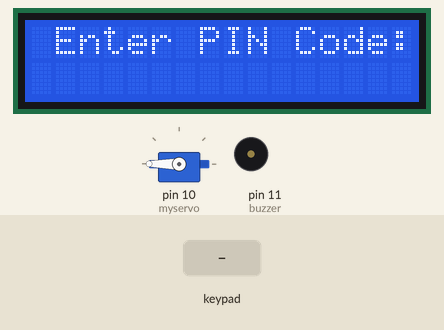
Bench run of a sketch on a simulated Arduino Uno, built with avr-gcc and run on an emulated ATmega328P. On the bench: servo, 16×2 character LCD, buzzer (waves = sounding). The inputs (shaded band) are chosen by the test bench.

Above: at 4.8 s.
4.9 s: keypad keys 1 2 3 4 5 6 A pressed 0.4 s apart
At 8.2 s:
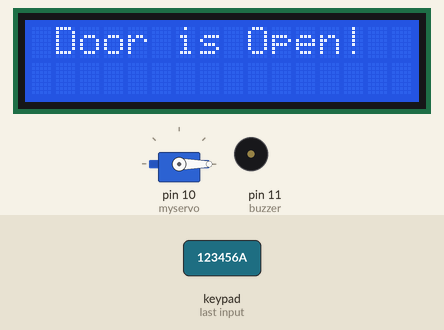
9.2 s: key '*' pressed
At 11.7 s:
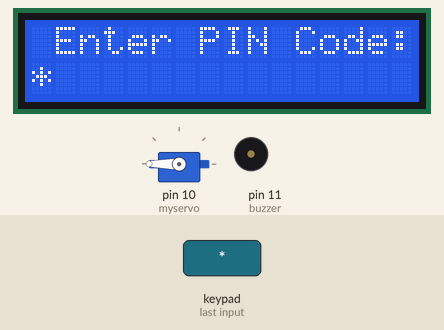
12.2 s: keypad keys 1 2 3 4 5 6 # pressed 0.4 s apart
At 16.0 s:
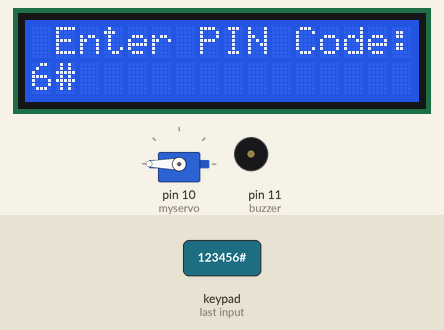
16.5 s: key '#' pressed
At 17.7 s:
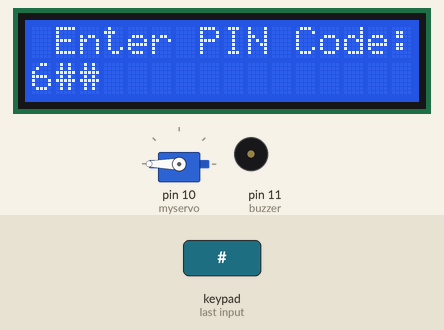
18.0 s: key 'A' pressed
At 19.1 s:
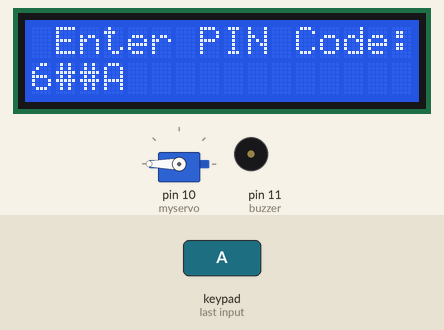
19.5 s: keypad keys 1 2 3 4 5 6 D pressed 0.4 s apart
At 23.3 s:
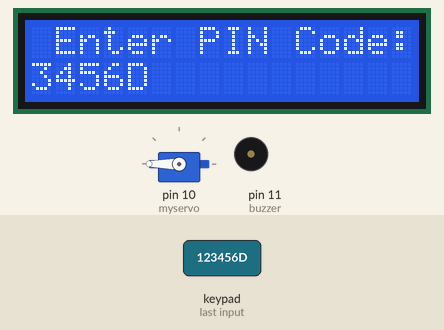
Timing chart, 0 to 24.8 s (numbered marks = the images above; inputs shaded):
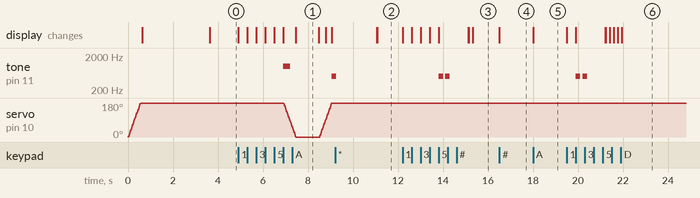

Measured:
- after the input at 4.9 s, tone on pin 11 (buzzer): silent → 1000 Hz after 2.0 s, → silent 0.30 s later, → 500 Hz 1.9 s later; the display: first changes at once (image 1 shows a later state)
- after the input at 9.2 s, the display: first differs from a run without the input after 1.9 s (image 2)
- after the input at 12.2 s, tone on pin 11 (buzzer): alternates 500 Hz for 0.20 s and silent for 0.10 s, 4 changes in all, then stays silent, starting after 1.6 s; the display: first changes at once (image 3 shows a later state)
- after the input at 16.5 s, the display: changes at once (image 4)
- after the input at 18.0 s, the display: changes at once (image 5)
- after the input at 19.5 s, tone on pin 11 (buzzer): alternates 500 Hz for 0.20 s and silent for 0.10 s, 4 changes in all, then stays silent, starting after 0.41 s; the display: first changes at once (image 6 shows a later state)
- what the display in image 1 shows lasts 1.0 s, from 7.5 s to 8.5 s

The sketch:

Door_lock_project_final-3.ino
```cpp
/*	PINCode Door Unlock with GizDuino
	Dev: Ronil M. Cajan & Jersel M. Alabata // Date:10/1/2018 //	*/
//Libraries
#include <Keypad.h>
#include <LiquidCrystal.h>
#include <Servo.h>

Servo myservo;//servo

LiquidCrystal lcd(A0, A1, A2, A3, A4, A5);//LCD

#define PIN_Lenght 7 // Give enough room for six chars + NULL char

int pos = 0;    // variable to store the servo position

char Data[PIN_Lenght]; // 6 is the number of chars it can hold + the null char = 7
char Master[PIN_Lenght] = "123456";
char Temp[PIN_Lenght] = "";
byte data_count = 0, master_count = 0;
bool Pass_is_good;
char customKey;
const int buzzer = 11;//small speaker/buzzer

/*-------------------------------KEYPAD---------------------------------------*/
const byte ROWS = 4;//number of rows on the keypad
const byte COLS = 4;//number of columns on the keypad
char keys[ROWS][COLS] = {
  {'1','4','7','*'},
  {'2','5','8','0'},
  {'3','6','9','#'},
  {'A','B','C','D'}
};
bool door = true;

//Code that shows the the keypad connections to the arduino terminals
byte rowPins[ROWS] = {5, 4, 3, 2}; //connect to the row pinouts of the keypad
byte colPins[COLS] = {9, 8, 7, 6}; //connect to the column pinouts of the keypad

Keypad customKeypad( makeKeymap(keys), rowPins, colPins, ROWS, COLS); //initialize an instance of class NewKeypad

void setup(){
  myservo.attach(10);
  ServoClose();
  lcd.begin(16, 2);//Setup the LCD's number of columns and rows
  //Print welcome message...
  lcd.print("    Welcome!");
  lcd.setCursor(0, 1);
  lcd.print("GizDuino Project");
  delay(3000);
  lcd.clear();
}

void loop(){//Main Loop
  if (door == 0){
    lcd.clear();
    lcd.setCursor(0, 0);
    lcd.print("[A]-Close?");
    lcd.setCursor(0, 1);
    lcd.print("[C]-Change PIN?");
    customKey = customKeypad.getKey();
    if (customKey == 'A'){
      lcd.clear();
      ServoClose();
      tone(buzzer,500,200);
      lcd.print("  Door is close!");
      delay(2000);
      door = 1;
    }
    else if (customKey == 'C'){
      lcd.clear();
      tone(buzzer,300,100);
      lcd.setCursor(0, 0);
      lcd.print("Are you sure?");
      lcd.setCursor(0, 1);
      lcd.print("[1]YES   [2]NO");
      if (customKey == '1'){
        lcd.clear();
        PINchange();
      }
      else if (customKey == '2'){
       lcd.clear();
       door=0;
      }else{
       door=0;
      }
    }else{
      door=0;
    }
  }
  else Open();
}
/********************************FUNCTIONS*************************************/
void clearData(){
  while (data_count != 0){ // This can be used for any array size,
    Data[data_count--] = 0; //clear array for new data
    Temp[data_count--] = 0;
  }
  return;
}

void ServoOpen(){
  for (pos = 180; pos >= 0; pos -= 5){ // goes from 0 degrees to 180 degrees
    // in steps of 1 degree
    myservo.write(pos);              // tell servo to go to position in variable 'pos'
    delay(15);                       // waits 15ms for the servo to reach the position
  }
}

void ServoClose(){
  for (pos = 0; pos <= 180; pos += 5) { // goes from 180 degrees to 0 degrees
    myservo.write(pos);              // tell servo to go to position in variable 'pos'
    delay(15);                       // waits 15ms for the servo to reach the position
  }
}
void PINchange(){
  lcd.setCursor(0, 0);
  lcd.print(" Enter New PIN:");
  customKey = customKeypad.getKey();
  noTone(buzzer);
  if (customKey){ // makes sure a key is actually pressed, equal to (customKey != NO_KEY)
    Temp[data_count] = customKey; // store char into data array
    lcd.setCursor(data_count, 1); // move cursor to show each new char
    lcd.print(Data[data_count]); // print char at said cursor
    data_count++; // increment data array by 1 to store new char, also keep track of the number of chars entered
    tone(buzzer,1000,300);
  }
  if (data_count == PIN_Lenght -1){
    if (!strcmp(Temp, Master)){
      lcd.clear();
      lcd.print(" Checking...");
      delay(2000);
      lcd.setCursor(0, 0);
      lcd.print(" Same PIN...");
      lcd.setCursor(0, 1);
      lcd.print(" Nothing Change!");
      tone(buzzer,500,200);
      delay(300);
      tone(buzzer,500,200);
      delay(1000);
      lcd.clear();
      door=0;
    }
    if (strcmp(Temp, Master)){
     Master[data_count] = Temp[data_count];
     lcd.clear();
     lcd.print(" Checking...");
     delay(2000);
     lcd.begin(16, 2);
     lcd.print(" Done...");
     delay(1000);
     lcd.clear();
     lcd.print(" PIN Code Changed!");
     tone(buzzer,500,200);
     delay(2000);
     door=0;
    }
    clearData();
  }

}
void Open(){
  lcd.setCursor(0, 0);
  lcd.print(" Enter PIN Code:");
  customKey = customKeypad.getKey();
  noTone(buzzer);
  if (customKey){ // makes sure a key is actually pressed, equal to (customKey != NO_KEY)
    Data[data_count] = customKey; // store char into data array
    lcd.setCursor(data_count, 1); // move cursor to show each new char
    lcd.print(Data[data_count]); // print char at said cursor
    data_count++; // increment data array by 1 to store new char, also keep track of the number of chars entered
    tone(buzzer,1000,300);
  }
  if (data_count == PIN_Lenght - 1){ // if the array index is equal to the number of expected chars, compare data to master
    if (!strcmp(Data, Master)){ // equal to (strcmp(Data, Master) == 0)
      lcd.clear();
      ServoOpen();
      lcd.print(" Door is Open!");
      delay(1000);
      door = 0;
    }
    else
    {
      lcd.clear();
      lcd.print(" Access Denied!");
      tone(buzzer,500,200);
      delay(300);
      tone(buzzer,500,200);
      delay(1000);
      door = 1;
    }
    clearData();
  }
}
```
